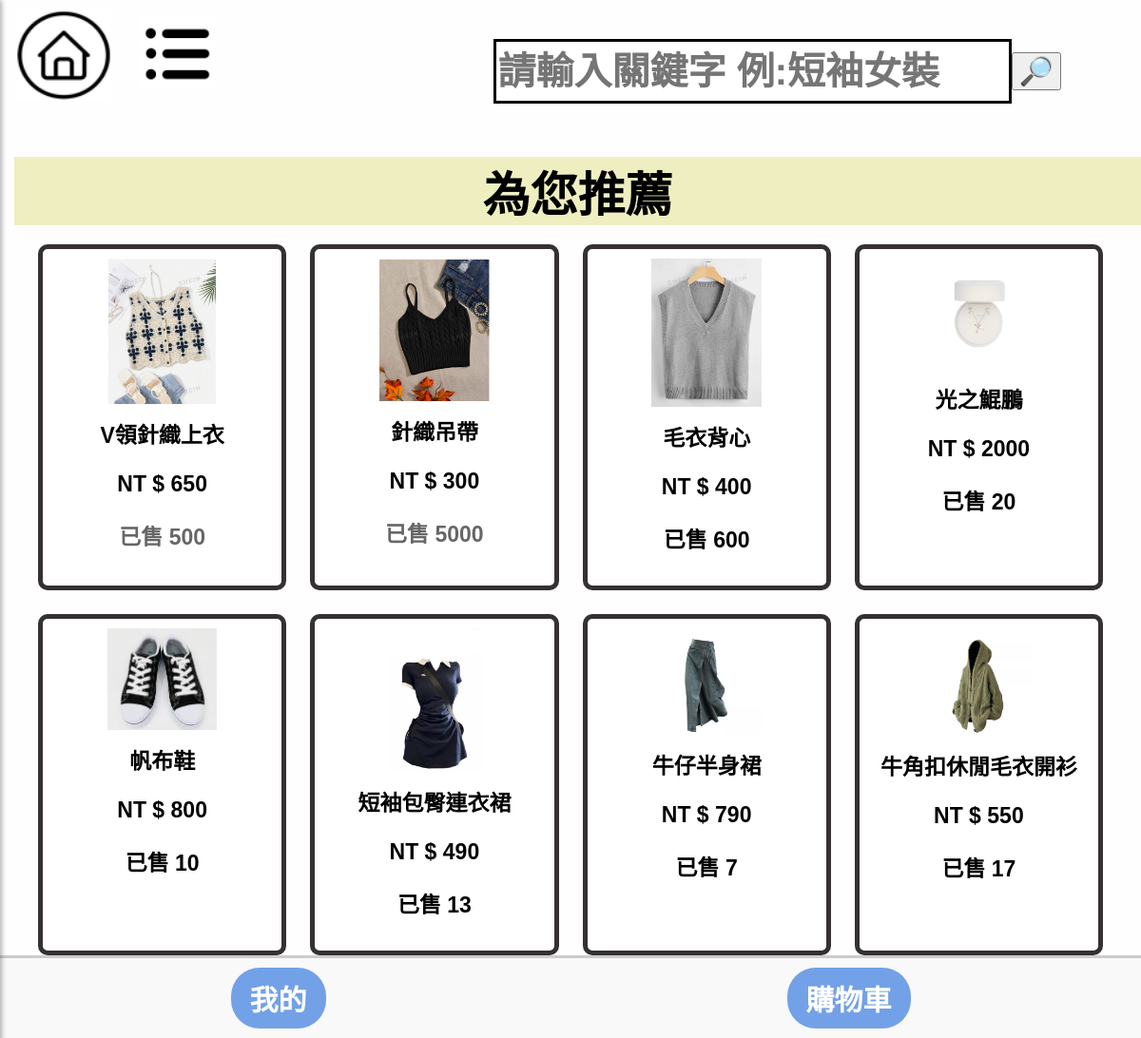
The page / on the database its author committed.
### mysite/models.py (models this page shows, shortened)
class Product(models.Model):
    name = models.CharField(max_length=100)
    image = models.ImageField(upload_to='product_images/', default='default.jpg')  # 定義默認值
    price = models.CharField(max_length=20,default='0')
    color = models.CharField(max_length=20,default='商品顏色')
    description = models.TextField()
    quantity = models.IntegerField(default=0)
    category = models.CharField(max_length=10,default="man")

### mysite/views.py (the view)
# urls.py: 2. Add a URL to urlpatterns:  path('', views.home, name='home')
def home(request):
    items = Product.objects.all()
    return render(request, 'home.html', {'items': items})

### templates/home.html (shortened to what this page needs)
{% load static %}
<!DOCTYPE html>
<html lang="zh-Hant">
<head>
    <link rel="stylesheet" href="{% static 'css/main.css' %}">
</head>
<body>
    <div class="top">
        <div class="icon-box">
            <a href="{% url 'home' %}">
            <img id="house" src="{% static 'images/house.png' %}" alt="">
            </a>
            <img id="list-p" src="{% static 'images/list-p.png' %}" alt="">
        </div>
        <form method="POST" action="/search/">
            <div class="search-box">
                <input type="text" id="q" name="q" placeholder="請輸入關鍵字 例:短袖女裝">
                <button type="submit" style="font-family:微軟正黑體;font-weight:bolder;font-size:22pt;">&#x1F50E;</button>
            </div>
        </form>
    </div>
    {% block content %}
    <div class="product">
        <p id="foryou">為您推薦</p>
        <div class="fyp">
            {% for item in items %}
                {% if forloop.counter <= 8 %}
                    <div class="fyp-b">
                        {% if item.image %}
                            <img id="fyp-p" src="{{ item.image.url }}" alt="{{ item.name }}">
                        {% else %}
                            <p>No image available</p>
                        {% endif %}
                        <div class="fyp-1t">
                            <a href='/product/{{ item.id }}'>{{ item.name }}</a>
                            <p>NT $ {{ item.price }}</p>
                            <p id="sell{{ forloop.counter }}">已售 {{ item.quantity }}</p>
                        </div>
                    </div>
                {% endif %}
            {% endfor %}
        </div>
    </div>
    {% endblock %}
    <div class="list">
        <a href="{% url 'profile' %}"><button id="profile">我的</button></a>
        <a href="{% url 'shopcar' %}"><button id="car">購物車</button></a>
    </div>
</body>
</html>

### static/css/main.css (style rules this page uses)
body { font-family: '微軟正黑體', Arial, sans-serif; margin: 0; padding: 0; background-color: #fffefe; }
.top { display: flex; justify-content: space-between; align-items: center; margin-bottom: 20px; }
.icon-box { height: 80px; display: flex; align-items: center; }
#house { margin-left: 15%; height: 100px; width: 100px; margin-right: 10px; }
#list-p { margin-left: 20%; width: 80px; height: 80px; margin-top: -5px; }
.search-box { display: flex; align-items: center; position: relative; width: 60%; height: 80px; margin-top: 35px; }
#q { height: 60px; width: 800px; font-size: 40px; font-weight: bolder; border: 3px solid black; margin-left: 35%; }
#foryou { font-size: 50px; background-color: rgb(238, 238, 192); text-align: center; font-weight: bolder; margin-left: 15px; margin-bottom: 20px; }
.fyp { display: grid; grid-template-columns: repeat(4, 1fr); gap: 25px; margin: 0 40px; }
.fyp-b { background-color: #fff; border: 5px solid #353131; border-radius: 10px; padding: 10px; text-align: center; box-sizing: border-box; }
#fyp-p { width: 50%; height: auto; margin-bottom: 10px; }
.fyp-1t, .fyp-2t { font-weight: bolder; font-size: 23px; margin-bottom: 10px; }
.fyp-1t a { text-decoration: none; color: black; }
#sell1, #sell2 { color: #666; }
.list { width: 100%; border-top: 3px solid #ccc; display: flex; justify-content: space-around; padding: 10px 0; background-color: #f9f9f9; position: sticky; bottom: 0; left: 0; z-index: 1000; }
#car, #profile { padding: 10px 20px; font-size: 30px; font-weight: bolder; background-color: rgb(115, 161, 231); border: none; border-radius: 30px; color: white; cursor: pointer; }

### rows shown on the page
Product: image (picture), name "V領針織上衣", price "650", quantity "500"
Product: image (picture), name "針織吊帶", price "300", quantity "5000"
Product: image (picture), name "毛衣背心", price "400", quantity "600"
Product: image (picture), name "光之鯤鵬", price "2000", quantity "20"
Product: image (picture), name "帆布鞋", price "800", quantity "10"
Product: image (picture), name "短袖包臀連衣裙", price "490", quantity "13"
Product: image (picture), name "牛仔半身裙", price "790", quantity "7"
Product: image (picture), name "牛角扣休閒毛衣開衫", price "550", quantity "17"
